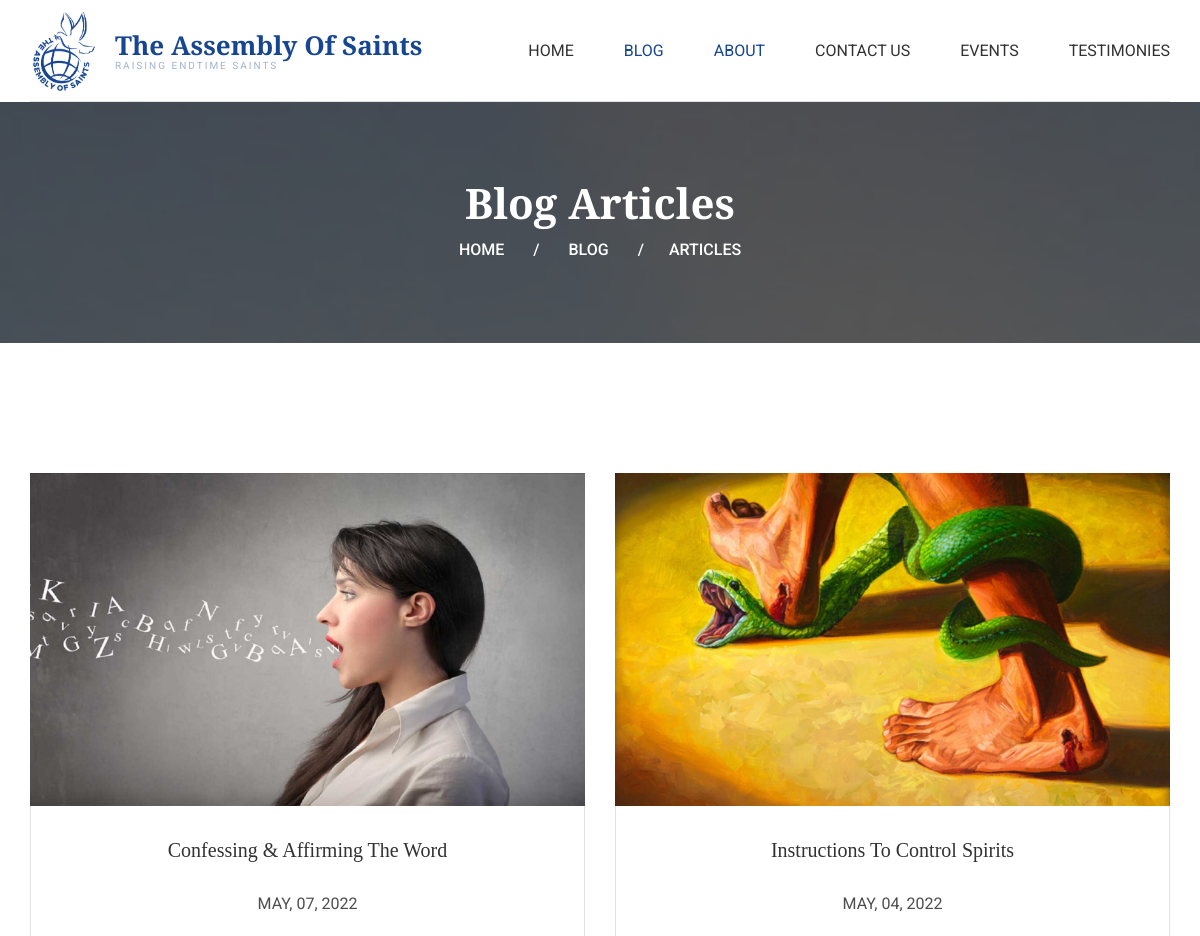
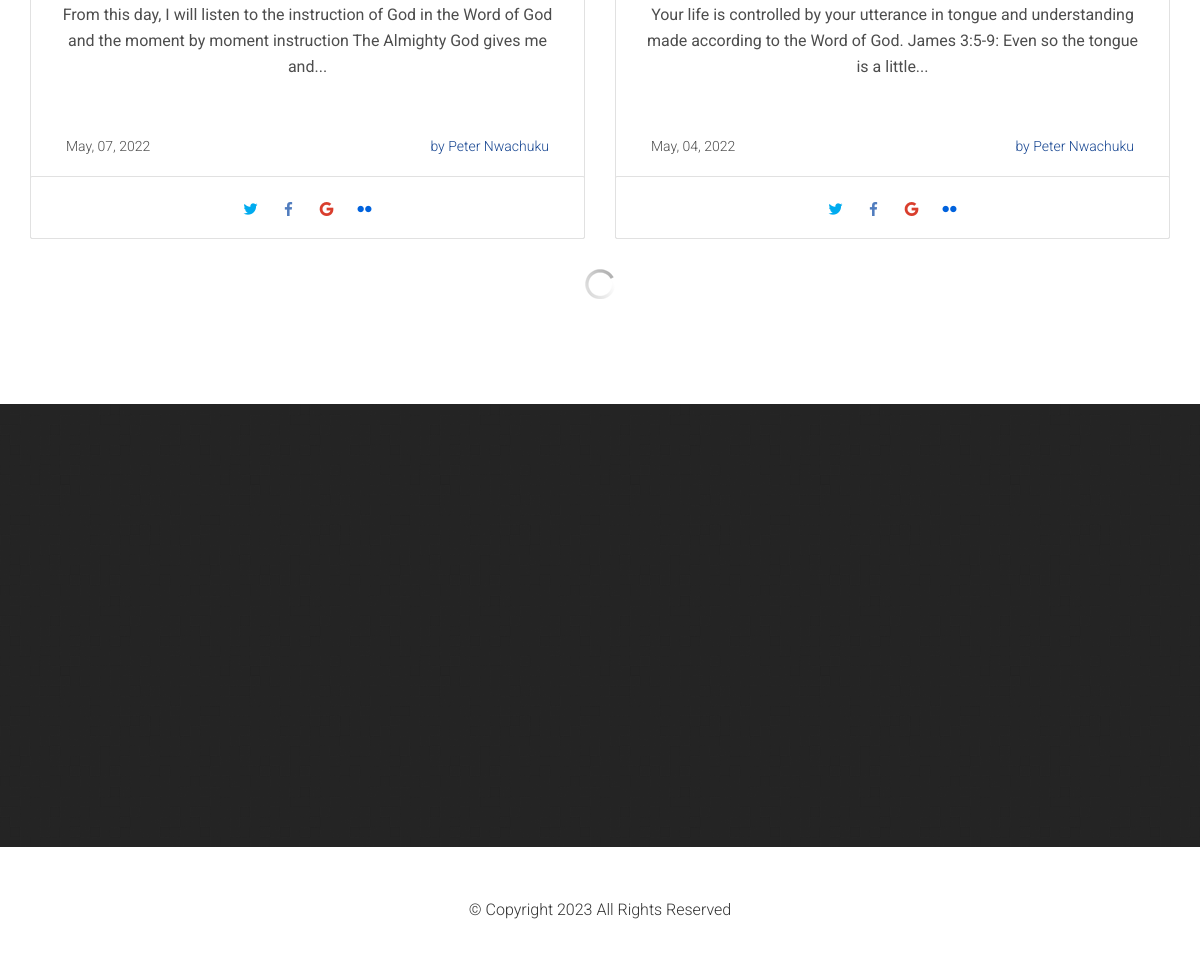
Screenshot of /blog/ with the database file from the repository (2 pictures, top to bottom).
### organization/models.py (models this page shows, shortened)
class organizationOverview(models.Model):
    organization = models.OneToOneField(
        Organization,
        on_delete=models.CASCADE,
        unique=True,
    )
    organization_overview = models.TextField(max_length=500, blank=True)
    organization_mandate = models.TextField(max_length=500, blank=True)
    mission_statement = models.TextField(max_length=500, blank=True)
    vision = models.TextField(max_length=500, blank=True)
    philosophy = models.TextField(max_length=500, blank=True)
    id = models.AutoField(primary_key=True, default=None)
    def __str__(self):
        return self.organization.organization_name

class Organization(models.Model):
    user = models.ForeignKey(Account, on_delete=models.CASCADE, blank=True, null=True)
    organization_name = models.CharField(max_length=50)
    website_address = models.URLField(max_length=200, blank=True)
    email = models.EmailField(max_length=50)
    address_line_1 = models.CharField(max_length=50)
    address_line_2 = models.CharField(max_length=50, blank=True)
    city = models.CharField(max_length=50)
    state = models.CharField(max_length=50)
    postal_code = models.CharField(max_length=12, blank=True)
    country = models.CharField(max_length=50)
    phone = models.CharField(max_length=15)
    logo = models.ImageField(upload_to='photos/logos')
    is_church = models.BooleanField(default=False)
    created_date = models.DateTimeField(auto_now_add=True)
    modified_date = models.DateTimeField(auto_now=True)
    facebook = models.CharField(max_length=50, blank=True, null=True)
    youtube = models.CharField(max_length=50, blank=True, null=True)
    instagram = models.CharField(max_length=50, blank=True, null=True)
    open_hours = models.CharField(max_length=50, blank=True, null=True)
    class Meta:
        verbose_name = 'organization'
        verbose_name_plural = 'organizations'

### blog/models.py (models this page shows, shortened)
class Article(models.Model):
    article_title = models.CharField(max_length=50)
    article_subtitle = models.CharField(max_length=50)
    image = models.ImageField(upload_to='photos/article')
    article_author = models.ManyToManyField(Author)
    is_active = models.BooleanField(default=True)
    created_date = models.DateTimeField(blank=True, null=True)
    tags = models.TextField(max_length=200, blank=True, null=True)

class Author(models.Model):
    first_name = models.CharField(max_length=50)
    last_name = models.CharField(max_length=50)
    job_title = models.CharField(max_length=100)
    company_name = models.CharField(max_length=100)
    company_url = models.CharField(max_length=200, blank=True, null=True)
    email = models.EmailField(max_length=200)
    phone_number = models.CharField(max_length=50)
    photo = models.ImageField(upload_to='photos/authors')
    created_date = models.DateTimeField(blank=True, null=True)

### blog/views.py (the view)
# urls.py: path('', BlogView.as_view(), name='blog'),
class BlogView(View):
    def get(self, request, keyword=None):
        if keyword != None:
            article_ids = []
            paragraphs = Paragraph.objects.select_related('articles').filter(paragraph_content__contains=keyword).values('id')
            for paragraph in paragraphs:
                if paragraph.id not in article_ids:
                        article_ids.append(article.id)
            articles = Article.objects.filter(id__in=article_ids).order_by('-id').values()
        else:
            articles = Article.objects.filter().order_by('-id').values()
        dispaly_paragraph = []
        for article in articles:
            paragraph =  Paragraph.objects.filter(article=article['id']).first()
            paragraph_dict = dict(
                id = paragraph.article.id,
                content = ' '.join(word for word in paragraph.paragraph_content.split(' ')[:28] if word != '/n/n') + '...',
                authors = Author.objects.filter(article__id=article['id']).first()
            )
            dispaly_paragraph.append(paragraph_dict)
        logger.info(articles)
        context = {
            'articles': articles,
            'dispaly_paragraph': dispaly_paragraph,
        }
        return render(request, 'blog/blog.html', context)

### blog/context_processors.py (called while the page is built)
def menu_links(request):
    links = Article.objects.filter().order_by('-id')[:3].values('article_title', 'created_date')
    return dict(blog_links=links)

### event/context_processors.py (called while the page is built)
def event_links(request):
    links = Event.objects.select_related('event').all()
    return dict(event_links=links)

### event/models.py (called while the page is built)
    def get_url(self):
        return reverse('event', args=[self.id])

### organization/context_processors.py (called while the page is built)
def menu_links(request):
    links = organizationOverview.objects.select_related('organization').get(organization=1, organization__is_church='True')
    return dict(org_links=links)

### templates/blog/blog.html (shortened to what this page needs)
{% extends 'base.html' %}
{% load static %}
{% block content %}
{% url 'search' as search %}
<section class="page_breadcrumbs ds parallax section_padding_top_65 section_padding_bottom_65">
  <div class="container">
    <div class="row">
      <div class="col-sm-12 text-center">
        {% if request.path == search %}
          <h2 class="highlight bold">Search Results</h2>
        {% else %}
          <h2 class="highlight bold">Blog Articles</h2>
        {% endif %}
        <ol class="breadcrumb">
          <li>
            <a href="{% url 'MOTS' %}">Home</a>
          </li>
          <li>
            <a href="{% url 'blog' %}">Blog</a>
          </li>
          <li class="active">Articles</li>
        </ol>
      </div>
    </div>
  </div>
</section>
<section class="ls page_portfolio section_padding_top_100 section_padding_bottom_75">
  <div class="container">
    <div class="row">
      <div class="col-sm-12">
        <div class="isotope_container isotope row masonry-layout columns_bottom_margin_30">
          {% if articles  %}
          {% for article in articles %}
          <div class="isotope-item col-sm-4 col-md-6 col-sm-12">
            <article class="vertical-item content-padding mosaic-post post format-standard text-center with_border">
              <div class="item-media entry-thumbnail">
                <img src="{{ MEDIA_URL }}{{ article.image }}" alt="">
                <div class="media-links">
                </div>
              </div>
              <div class="item-content entry-content">
                <header class="entry-header">
                  <h3 class="entry-title">
                    <a href="blog-single-right.html" rel="bookmark">{{ article.article_title }}</a>
                  </h3>
                  <span class="date">
                    <time datetime="2017-01-10T15:05:23+00:00" class="entry-date">
                      {{ article.created_date|date:"M, d, Y" }}
                    </time>
                  </span>
                </header>
                {% for paragraph in dispaly_paragraph %}
                  {% if paragraph.id == article.id %}
                    <p>{{ paragraph.content }}</p>
                  {% endif %}
                {% endfor %}
              </div>
              <footer class="with_top_border entry-meta highlightlinks">
                <div class="content-justify">
                  <span class="entry-date">
                    <time class="entry-date" datetime="2017-03-13T08:50:40+00:00">
                      {{ article.created_date|date:"M, d, Y" }}
                    </time>
                  </span>
                  <a href="#">by
                    {% for paragraph in dispaly_paragraph %}
                      {% if paragraph.id == article.id %}
                        {{ paragraph.authors.first_name }} {{ paragraph.authors.last_name }}
                      {% endif %}
                    {% endfor %}
                  </a>
                </div>
              </footer>
              <div class="post-social-links text-center with_border">
                <a href="#" class="social-icon color-icon soc-twitter"></a>
                <a href="#" class="social-icon color-icon soc-facebook"></a>
                <a href="#" class="social-icon color-icon soc-google"></a>
                <a href="#" class="social-icon color-icon soc-flickr"></a>
              </div>
            </article>
          </div>
          {% endfor %}
          {% else %}
          <div class="isotope-item col-lg-4 col-md-6 col-sm-12">
            <h3>No result found. Please try again.</h3>
          </div>
          {% endif %}
        </div>
        <div class="row">
          <div class="col-sm-12 text-center">
            <img src="img/loading.png" alt="" class="fa-spin" />
          </div>
        </div>
      </div>
    </div>
  </div>
</section>
{% endblock %}

### templates/includes/navbar.html (shortened to what this page needs)
{% load static %}
{% url 'MOTS' as home %}
{% url 'blog' as blog %}
{% url 'contact_us' as contact_us %}
{% url 'testimonies' as testimonies %}
<header class="page_header header_white toggler_right with_bottom_border_container">
  <div class="container">
    <div class="row">
      <div class="col-sm-12 display_table">
        <div class="header_left_logo display_table_cell">
          <a href="./" class="logo top_logo">
            <img src="{{ org_links.organization.logo.url }}" alt="" style="width: 68px;">
            <span class="logo_text">
              <strong class="playfair">{{ org_links.organization.organization_name }}</strong>
              <span class="small-text">Raising endtime saints</span>
            </span>
          </a>
        </div>
        <div class="header_mainmenu display_table_cell text-right">
          <nav class="mainmenu_wrapper">
            <ul class="mainmenu nav sf-menu">
              <li class = "{% if request.path == home %} active {% endif %}"><a href="{% url 'MOTS' %}">Home</a></li>
              <li class = "{% if request.path == blog %} active {% endif %}"><a href="{% url 'blog' %}">Blog</a></li>
              <li class = "{% if request.path == blog %} active {% endif %}"><a href="{% url 'about' %}">About</a></li>
              <li class = "{% if request.path == contact_us %} active {% endif %}"><a href="{% url 'contact_us' %}">Contact Us</a></li>
              <li>
                <a href="#">Events</a>
              </li>
              <li class = "{% if request.path == testimonies %} active {% endif %}"><a href="{% url 'testimonies' %}"">Testimonies</a></li>
            </ul>
          </nav>
        </div>
      </div>
    </div>
  </div>
</header>

### rows the page displays
organizationOverview: organization.logo (picture), organization.organization_name "The Assembly Of Saints"
Article: image (picture), article_title "Confessing & Affirming The Word", created_date "MAY, 07, 2022", created_date "May, 07, 2022"
Author: content "From this day, I will listen to the instruction of God in the Word of God and the moment by moment instruction The Almighty God gives me and...", authors.first_name "Peter", authors.last_name "Nwachuku", content "Your life is controlled by your utterance in tongue and understanding made according to the Word of God. James 3:5-9: Even so the tongue is a little..."
Article: image (picture), article_title "Instructions To Control Spirits", created_date "MAY, 04, 2022", created_date "May, 04, 2022"
